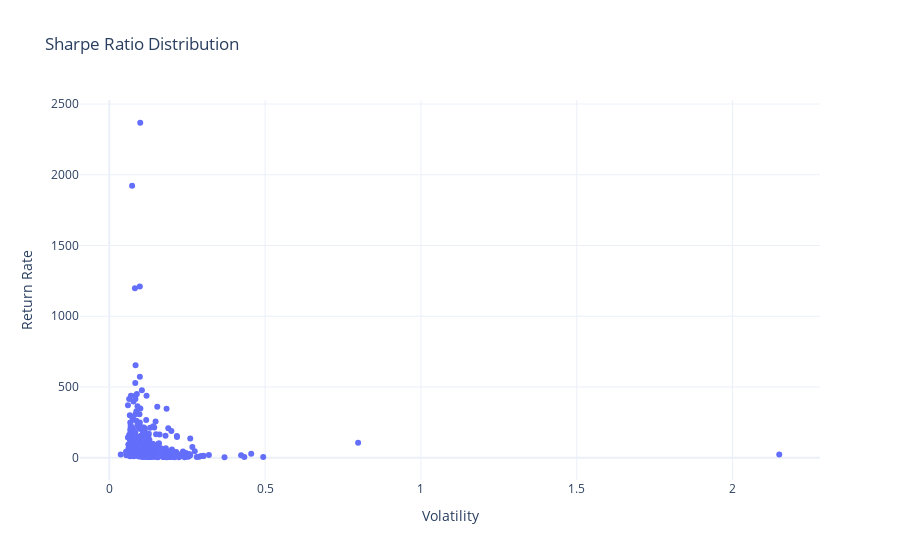

Notebook cell for this chart:
### Code cell
# Plot the Sharpe Ratio distribution using Plotly
fig = px.scatter(df_overview,
                   x='volatility_5y',
                   y='return_rate_5y_avg',
                   title='Sharpe Ratio Distribution',
                   labels={'volatility_5y': 'Volatility', 'return_rate_5y_avg': 'Return Rate'},
                   template='plotly_white')

# Show the plot
fig.show()

### Figure 1 — Plotly figure (JSON) as saved in the notebook; plotly's stock layout.template omitted (floating-point values rounded to 4 significant figures; data arrays with more than 128 entries replaced by an {"elided": "..."} marker saying what was removed)
{"data": [{"hovertemplate": "Volatility=%{x}<br>Return Rate=%{y}<extra></extra>", "legendgroup": "", "marker": {"color": "#636efa", "symbol": "circle"}, "mode": "markers", "name": "", "orientation": "v", "showlegend": false, "x": {"elided": "959 float values"}, "xaxis": "x", "y": {"elided": "959 float values"}, "yaxis": "y", "type": "scatter"}], "layout": {"xaxis": {"anchor": "y", "domain": [0.0, 1.0], "title": {"text": "Volatility"}}, "yaxis": {"anchor": "x", "domain": [0.0, 1.0], "title": {"text": "Return Rate"}}, "legend": {"tracegroupgap": 0}, "title": {"text": "Sharpe Ratio Distribution"}}}
